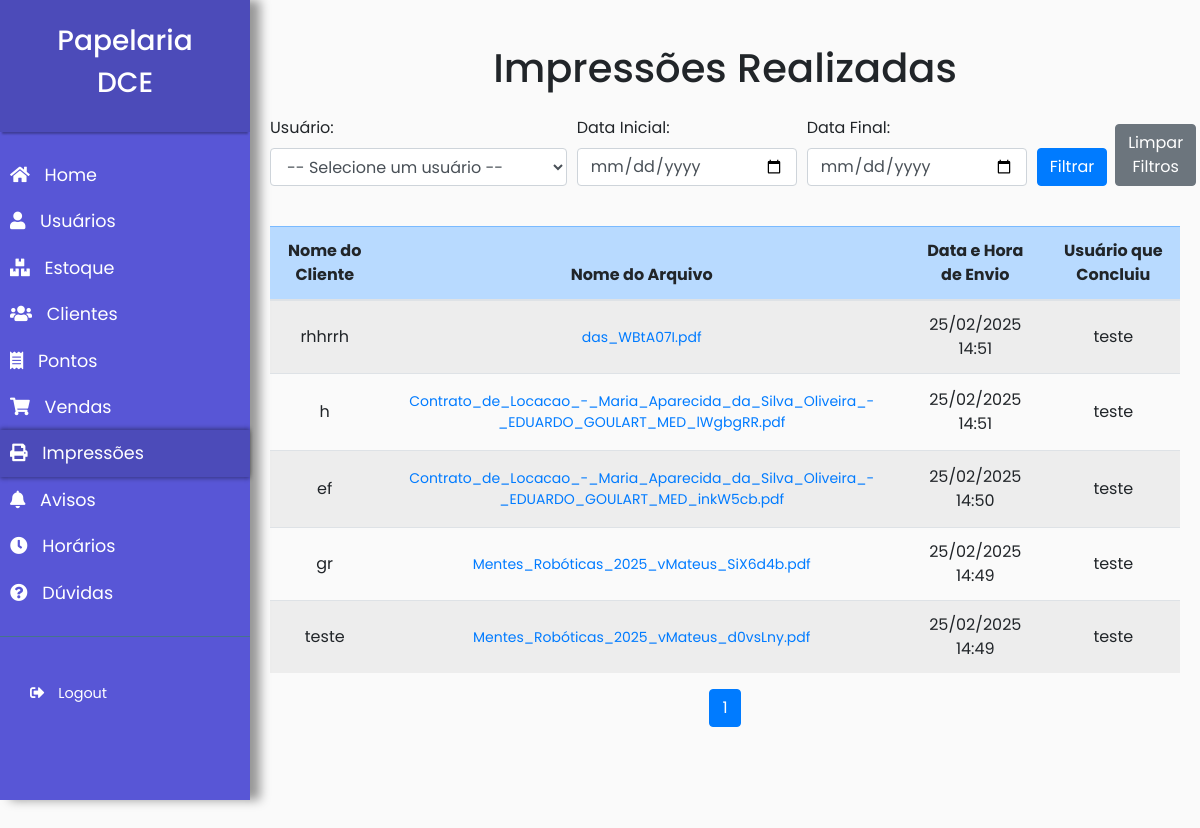
Screenshot of /impressao/consultar/ (signed in) with the database file from the repository.
### impressao/models.py (models this page shows, shortened)
class DocumentoImpressao(models.Model):
    nome_cliente = models.CharField(max_length=255)
    documento = models.FileField(upload_to='documentos/')
    impresso = models.BooleanField(default=False)
    data_envio = models.DateTimeField(auto_now_add=True)
    usuario_impresso = models.ForeignKey(settings.AUTH_USER_MODEL, null=True, blank=True, on_delete=models.SET_NULL)

### core/models.py (models this page shows, shortened)
class CustomUser(AbstractUser):
    is_admin = models.BooleanField(default=False)
    primeiro_acesso = models.BooleanField(default=True)

### impressao/views.py (the view)
# urls.py: path('consultar/', views.consultar_impressoes, name='consultar_impressoes'),
@user_passes_test(is_admin)
def consultar_impressoes(request):
    usuario = request.GET.get('usuario')
    data_inicial = request.GET.get('data_inicial')
    data_final = request.GET.get('data_final')
    impressoes = DocumentoImpressao.objects.filter(impresso=True).order_by('-data_envio')
    if usuario:
        impressoes = impressoes.filter(usuario_impresso__id=usuario)
    if data_inicial:
        impressoes = impressoes.filter(data_envio__gte=data_inicial)
    if data_final:
        impressoes = impressoes.filter(data_envio__lte=data_final)
    paginator = Paginator(impressoes, 10)  # 10 impressões por página
    page = request.GET.get('page')
    try:
        page_obj = paginator.page(page)
    except PageNotAnInteger:
        page_obj = paginator.page(1)
    except EmptyPage:
        page_obj = paginator.page(paginator.num_pages)
    return TemplateResponse(request, 'consultar_impressoes.html', {
        'page_obj': page_obj,
        'usuarios': CustomUser.objects.all(),
    })

### core/utils.py (called while the page is built)
def is_admin(user):
    return user.is_staff

### impressao/templates/consultar_impressoes.html (shortened to what this page needs)
{% extends base_template %}
{% block body %}
<div class="container mt-4">
    <h1 class="text-center mb-4">Impressões Realizadas</h1>
    <form method="GET" class="mb-4">
        <div class="form-row">
            <div class="form-group col-md-4">
                <label for="usuario">Usuário:</label>
                <select name="usuario" id="usuario" class="form-control">
                    <option value="">-- Selecione um usuário --</option>
                </select>
            </div>
            <div class="form-group col-md-3">
                <label for="data_inicial">Data Inicial:</label>
                <input type="date" id="data_inicial" name="data_inicial" class="form-control" value="{{ request.GET.data_inicial }}">
            </div>
            <div class="form-group col-md-3">
                <label for="data_final">Data Final:</label>
                <input type="date" id="data_final" name="data_final" class="form-control" value="{{ request.GET.data_final }}">
            </div>
            <div class="form-group col-md-2 d-flex align-items-end">
                <button type="submit" class="btn btn-primary mr-2">Filtrar</button>
                <a href="?limpar_filtros=true" class="btn btn-secondary">Limpar Filtros</a>
            </div>
        </div>
    </form>
    <div class="table-responsive text-center">
        <table class="table table-striped table-hover">
            <thead class="table-primary">
                <tr>
                    <th>Nome do Cliente</th>
                    <th>Nome do Arquivo</th>
                    <th>Data e Hora de Envio</th>
                    <th>Usuário que Concluiu</th>
                </tr>
            </thead>
            <tbody>
                {% for impressao in page_obj %}
                    <tr>
                        <td class="align-middle">{{ impressao.nome_cliente }}</td>
                        <td class="align-middle">
                            <a href="{% url 'impressao:visualizar_documento' impressao.pk %}" class="btn btn-link btn-sm">{{ impressao.documento.name|cut:"documentos/" }}</a>
                        </td>
                        <td class="align-middle">{{ impressao.data_envio|date:"d/m/Y H:i" }}</td>
                        <td class="align-middle">{{ impressao.usuario_impresso.username }}</td>
                    </tr>
                {% empty %}
                    <tr>
                        <td colspan="4" class="text-center">Nenhuma impressão encontrada.</td>
                    </tr>
                {% endfor %}
            </tbody>
        </table>
    </div>
    <div class="d-flex justify-content-center">
        <nav aria-label="Page navigation">
            <ul class="pagination">
                {% for num in page_obj.paginator.page_range %}
                    <li class="page-item {% if page_obj.number == num %}active{% endif %}">
                        <a class="page-link" href="?page={{ num }}">{{ num }}</a>
                    </li>
                {% endfor %}
            </ul>
        </nav>
    </div>
</div>
{% endblock %}

### static/css/base.css (style rules this page uses)
body { font-family: 'Poppins', sans-serif; background: #fafafa; }
a, a:hover, a:focus { color: inherit; text-decoration: none; transition: all 0.3s; }

### rows the page displays
DocumentoImpressao: nome_cliente "rhhrrh", documento.name "das_WBtA07I.pdf", data_envio "25/02/2025 14:51", usuario_impresso.username "teste"
DocumentoImpressao: nome_cliente "h", documento.name "Contrato_de_Locacao_-_Maria_Aparecida_da_Silva_Oliveira_-_EDUARDO_GOULART_MED_lWgbgRR.pdf", data_envio "25/02/2025 14:51", usuario_impresso.username "teste"
DocumentoImpressao: nome_cliente "ef", documento.name "Contrato_de_Locacao_-_Maria_Aparecida_da_Silva_Oliveira_-_EDUARDO_GOULART_MED_inkW5cb.pdf", data_envio "25/02/2025 14:50", usuario_impresso.username "teste"
DocumentoImpressao: nome_cliente "gr", documento.name "Mentes_Robóticas_2025_vMateus_SiX6d4b.pdf", data_envio "25/02/2025 14:49", usuario_impresso.username "teste"
DocumentoImpressao: nome_cliente "teste", documento.name "Mentes_Robóticas_2025_vMateus_d0vsLny.pdf", data_envio "25/02/2025 14:49", usuario_impresso.username "teste"

### other values shown
{{ num }} "1"
